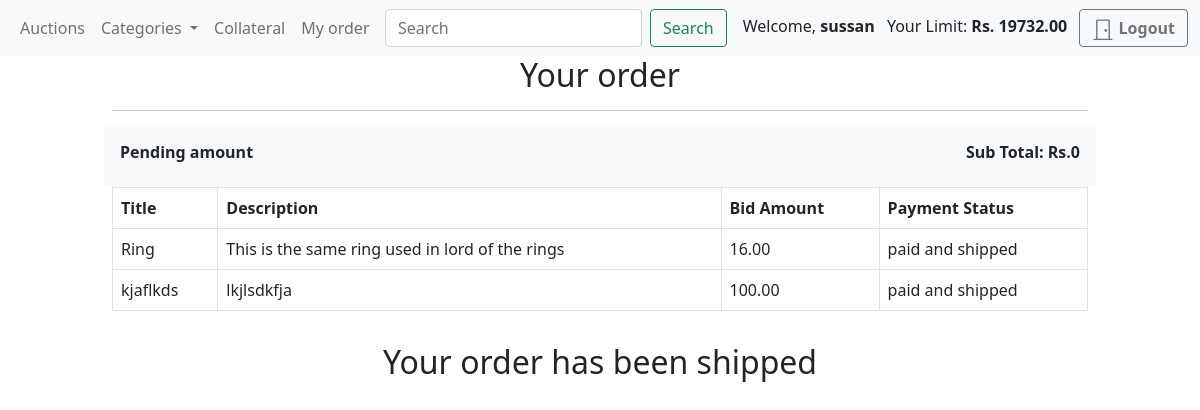
/payment/ (signed in), run on an earlier commit of the app's database.
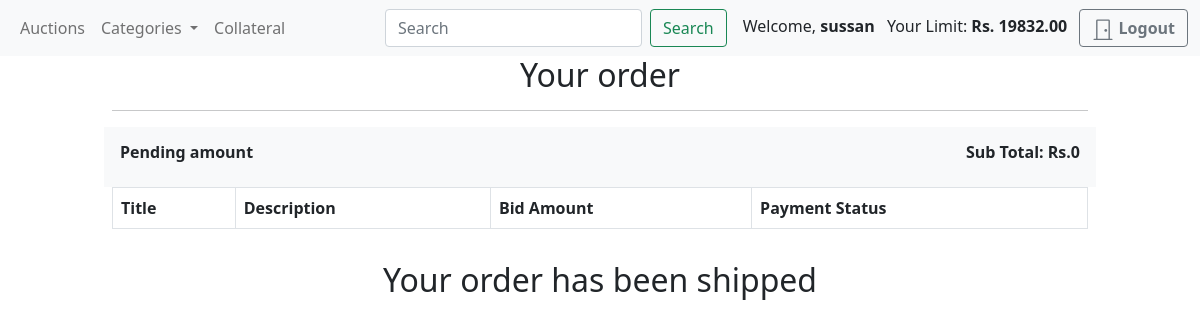
And on a later commit of the database.
### main_app/models.py (models this page shows, shortened)
class Order(models.Model):
    PAYMENT_STATUS_CHOICES = (
        ('pending', 'pending'),
        ('paid and shipped', 'paid and shipped'),
    )
    user = models.ForeignKey(AUTH_USER_MODEL, on_delete=models.CASCADE)
    auction = models.ForeignKey(Auction, on_delete=models.CASCADE)
    total_amount = models.DecimalField(max_digits=10, decimal_places=2)
    payment_status = models.CharField(max_length=20, choices = PAYMENT_STATUS_CHOICES, default='pending')
    created_at = models.DateTimeField(auto_now_add=True)
    def __str__(self):
        return f"Order #{self.pk} - {self.user.username}"

class Auction(models.Model):
    AUCTION_STATUS_CHOICES = (
        ('draft', 'Draft'),
        ('open', 'open'),
        ('closed', 'Closed'),
    )
    winner = models.ForeignKey(AUTH_USER_MODEL, on_delete=models.SET_NULL, null=True, blank=True,editable=True)
    title = models.CharField(max_length=255)
    description = models.TextField()
    starting_price = models.DecimalField(max_digits=10, decimal_places=2)
    marked_price = models.DecimalField(max_digits=10, decimal_places=2)
    auction_status = models.CharField(max_length=20, choices=AUCTION_STATUS_CHOICES, default='draft')
    start_datetime = models.DateTimeField()
    end_datetime = models.DateTimeField()
    seller = models.ForeignKey(AUTH_USER_MODEL, on_delete=models.CASCADE, related_name='auctions')
    created = models.DateTimeField(auto_now_add=True)
    updated = models.DateTimeField(auto_now=True)
    category = models.ForeignKey('Category', on_delete=models.CASCADE)
    image = models.ImageField(upload_to='images/')
    class Meta:
        verbose_name_plural = 'Auctions'
    def get_absolute_url(self):
        return reverse("auction-detail", args=[self.pk])
    def get_max_bid(self):
        return Bid.get_max_bid_for_auction(self.id)

### main_app/views.py (the view, shortened to what this page needs)
# urls.py: path('payment/',views.makepay,name='payment'),
@login_required
def makepay(request):
    user_orders = Order.objects.filter(user=request.user)
    total_price = sum(order.total_amount for order in user_orders if order.payment_status == 'pending')
    try:
        final_order = FinalOrder.objects.get(user=request.user, payment_status='pending')
    except FinalOrder.DoesNotExist:
        messages.error(request, 'No pending orders found.')
        context = {'total_price':total_price,'orders': user_orders}
        print(context)
        return render(request, 'main_app/Auction/payment.html',context)

### main_app/context_processor.py (called while the page is built, shortened)
def categories(request):
    return{
        'categories':Category.objects.all(),
    }

def get_detail(request):
    if request.user.is_authenticated:
        user = request.user
        user_id = request.user.id
        try:
            order = FinalOrder.objects.get(user=request.user)
        except FinalOrder.DoesNotExist:
            order = None  # or any other default value you want to set
        orders = get_orders_for_user(user_id)
        collateral = calculate_collateral(user,user_id, orders)
        return {'win_auction': orders, 'collateral': collateral, 'order': order}
    else:
        return {"none": 'none'}

def get_orders_for_user(user_id):
    orders = Order.objects.filter(user=user_id)
    return orders

def get_highest_bid(user_id):
    auctions = Auction.objects.all()
    highest_bids = Decimal(0.0)
    user = user_id
    for auction in auctions:
        max_bid_value = None
        for bid in user.bids.filter(auction_id=auction.id):
            if max_bid_value is None or bid.bid_value > max_bid_value:
                max_bid_value = bid.bid_value
        if max_bid_value is not None:
            highest_bids += max_bid_value
    return highest_bids

### templates/main_app/Auction/payment.html (shortened to what the changed rows need)
{% extends "base.html" %}
{% block content %}
{% include "navbar.html" %}
<div class="container" style="max-width: 1000px">
    <div class="col-12 text-center">
        <h1 class="h2">Your order</h1>
    </div>
</div>
<div class="container" style="max-width: 1000px">
    <div class="row g-3">
        <div class="col-md-12">
            <table class="table table-bordered table-stripped" style="width:100%">
                <thead>
                    <tr>
                        <th>Title</th>
                        <th>Description</th>
                        <th>Bid Amount</th>
                        <th>Payment Status</th>
                    </tr>
                </thead>
                <tbody>
                    {% for order in orders %}
                        <tr>
                            <td><a href="{{order.auction.get_absolute_url}}" class="text-decoration-none text-dark">{{ order.auction.title }}</a></td>
                            <td>{{ order.auction.description|truncatechars:50 }}</td>
                            <td>{{ order.auction.get_max_bid|default:""|floatformat:2 }}</td>
                            <td>{{order.payment_status}}</td>
                        </tr>
                    {% endfor %}
                </tbody>
            </table>
        </div>
    </div>
    {% if order.payment_status == 'pending' %}
    <div class="row g-3 ">
        <div class="col-12 text-center">
            <h1 class="h2">Shipping details</h1>
        </div>
    </div>
    <div class="row g-3 mt-2">
        <div class="col-md-6 mx-auto">
            <div class="card">
                <div class="card-body">
                    <h5 class="card-title text-center">Address Details</h5>
                    <ul class="list-group list-group-flush">
                        <li class="list-group-item"><strong>Customer Name:</strong> {{order.user.username}}</li>
                        <li class="list-group-item"><strong>Email:</strong> {{order.user.email}}</li>
                        <li class="list-group-item"><strong>Address:</strong>{{order.address}}</li>
                        <li class="list-group-item"><strong>Phone Number:</strong>{{order.phone_number}}</li>
                    </ul>
                </div>
            </div>
        </div>
    </div>
     {% comment %} <div class="text-center mt-3">
        <div class="">
            <a class="btn btn-success fw-bold" type="button" href={%url "khalti-initiate" %}>Pay With Khalti</a>
        </div>
    </div>  {% endcomment %}
    <div class="text-center mt-3">
        <form action="https://rc-epay.esewa.com.np/api/epay/main/v2/form" method="POST">
            <input type="hidden" id="amount" name="amount" value="{{order.total_amount}}" required>
            <input type="hidden" id="tax_amount" name="tax_amount" value ="0" required>
            <input type="hidden" id="total_amount" name="total_amount" value="{{order.total_amount}}" required>
            <input type="hidden" id="transaction_uuid" name="transaction_uuid" value="{{uuid}}" required>
            <input type="hidden" id="product_code" name="product_code" value ="EPAYTEST" required>
            <input type="hidden" id="product_service_charge" name="product_service_charge" value="0" required>
            <input type="hidden" id="product_delivery_charge" name="product_delivery_charge" value="0" required>
            <input type="hidden" id="success_url" name="success_url" value="http://127.0.0.1:8000/esewa/success" required>
            <input type="hidden" id="failure_url" name="failure_url" value="http://127.0.0.1:8000/payment" required>
            <input type="hidden" id="signed_field_names" name="signed_field_names" value="total_amount,transaction_uuid,product_code" required>
            <input type="hidden" id="signature" name="signature" value="{{signature}}" required>
            <input value="Make Payment" type="submit" class="btn btn-success fw-bold" >
        </form>
    </div>
    {% else %}
    <div class="text-center mt-3">
        <div class="col-12 text-center">
            <h1 class="h2">Your order has been shipped</h1>
        </div>
    </div>
    {% endif %}
</div>
{% endblock %}

### templates/navbar.html (shortened to what this page needs)
<nav class="navbar navbar-expand-lg navbar-light bg-light">
    <div class="container-fluid">
        <div class="collapse navbar-collapse" id="navbarNavDropdown">
            <ul class="navbar-nav me-auto">
                <li class="nav-item">
                    <a class="nav-link" href="{% url 'home' %}">Auctions</a>
                </li>
                <li class="nav-item dropdown">
                    <a class="nav-link dropdown-toggle" href="#" id="navbarDropdownMenuLink" role="button"
                        data-bs-toggle="dropdown" aria-expanded="false">
                        Categories
                    </a>
                {% if request.user.role == 'Buyer' %}
                </li>
                    <a class="nav-link" href="{% url 'collateral-home' %}" >Collateral</a>
                    {% endif %}
                {% if win_auction %}
                    {% if order %}
                    <li class="nav-item">
                        <a class="nav-link" href="{% url 'payment' %}">My order</a>
                    </li>
                    {% else %}
                    <li class="nav-item">
                        <a class="nav-link" href="{% url 'my-order' %}">My order</a>
                    </li>
                    {% endif %}
                {% endif %}
            </ul>
            <form class="d-flex" action="{% url 'auction-search' %}" method="GET">
                <input class="form-control me-2" type="search" name="q" placeholder="Search" aria-label="Search">
                <button class="btn btn-outline-success" type="submit">Search</button>
            </form>
            {% if user.is_authenticated %}
            <div class="ms-3">
                <span class="me-2">Welcome, <strong>{{ user.username }}</strong></span>
                {% if user.role == 'Buyer' %}
                <span class="me-2" id="collateral-limit">Your Limit: <strong>Rs. {{collateral}}</strong></span>
                {% endif %}
                <a type="button" role="button" href="{% url 'logout' %}" class="btn btn-outline-secondary">
                    <svg xmlns="http://www.w3.org/2000/svg" width="22" height="22" fill="currentColor"
                        class="bi bi-door-closed" viewBox="0 0 16 16">
                        <path
                            d="M3 2a1 1 0 0 1 1-1h8a1 1 0 0 1 1 1v13h1.5a.5.5 0 0 1 0 1h-13a.5.5 0 0 1 0-1H3V2zm1 13h8V2H4v13z" />
                        <path d="M9 9a1 1 0 1 0 2 0 1 1 0 0 0-2 0z" />
                    </svg>
                    <span class="fs-6 fw-bold">Logout</span>
                </a>
            </div>
            {% endif %}
        </div>
    </div>
</nav>

What changed in the data, as far as the page shows it:
removed Order: auction "Ring", auction.description "This is the same ring used in lord of the rings", auction.get_max_bid "16.00", payment_status "paid and shipped"
removed Order: auction "kjaflkds", auction.description "lkjlsdkfja", auction.get_max_bid "100.00", payment_status "paid and shipped"
Also different on the page:
{{ collateral }}: "19732.00" → "19832.00"
text no longer shown: "My order"
